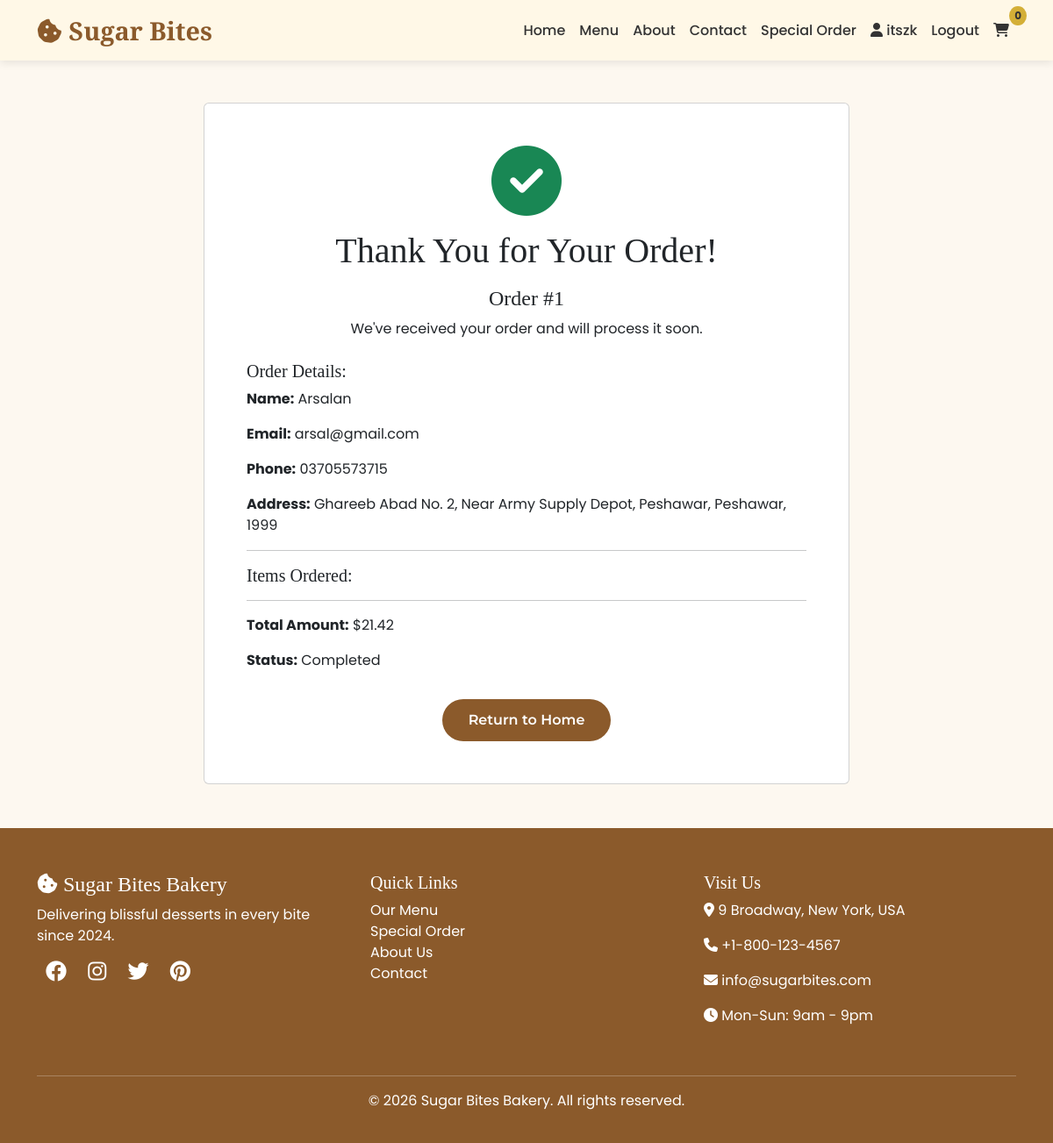
/order-confirmation/1/ (signed in), run on the app's committed database.
### bakery/models.py (models this page shows, shortened)
class CartOrder(models.Model):
    STATUS_CHOICES = [
        ('pending', 'Pending'),
        ('confirmed', 'Confirmed'),
        ('completed', 'Completed'),
        ('cancelled', 'Cancelled'),
    ]
    user = models.ForeignKey(User, on_delete=models.CASCADE, null=True, blank=True)
    customer_name = models.CharField(max_length=200)
    email = models.EmailField()
    phone = models.CharField(max_length=20)
    address = models.TextField()
    city = models.CharField(max_length=100)
    zip_code = models.CharField(max_length=20)
    items_json = models.TextField()
    total_amount = models.DecimalField(max_digits=10, decimal_places=2)
    status = models.CharField(max_length=20, choices=STATUS_CHOICES, default='pending')
    created_at = models.DateTimeField(auto_now_add=True)

### bakery/views.py (the view)
# urls.py: path('order-confirmation/<int:order_id>/', views.order_confirmation, name='order_confirmation'),
def order_confirmation(request, order_id):
    order = get_object_or_404(CartOrder, id=order_id)
    return render(request, 'bakery/order_confirmation.html', {'order': order})

### bakery/context_processors.py (called while the page is built)
def cart_count(request):
    cart = request.session.get('cart', {})
    count = sum(item['quantity'] for item in cart.values())
    return {'cart_count': count}

### bakery/templates/bakery/order_confirmation.html (shortened to what this page needs)
{% extends 'bakery/base.html' %}
{% block content %}
<div class="container my-5">
    <div class="row justify-content-center">
        <div class="col-md-8 text-center">
            <div class="card">
                <div class="card-body p-5">
                    <i class="fas fa-check-circle fa-5x text-success mb-3"></i>
                    <h1>Thank You for Your Order!</h1>
                    <h4 class="mt-3">Order #{{ order.id }}</h4>
                    <p>We've received your order and will process it soon.</p>
                    <div class="text-start mt-4">
                        <h5>Order Details:</h5>
                        <p><strong>Name:</strong> {{ order.customer_name }}</p>
                        <p><strong>Email:</strong> {{ order.email }}</p>
                        <p><strong>Phone:</strong> {{ order.phone }}</p>
                        <p><strong>Address:</strong> {{ order.address }}, {{ order.city }}, {{ order.zip_code }}</p>
                        <hr>
                        <h5>Items Ordered:</h5>
                        <hr>
                        <p><strong>Total Amount:</strong> ${{ order.total_amount|floatformat:2 }}</p>
                        <p><strong>Status:</strong> {{ order.get_status_display }}</p>
                    </div>
                    <a href="{% url 'home' %}" class="btn btn-primary mt-3">Return to Home</a>
                </div>
            </div>
        </div>
    </div>
</div>
{% endblock %}

### bakery/templates/bakery/base.html (shortened to what this page needs)
<!DOCTYPE html>
<html lang="en">
<head>
    <link href="https://cdn.jsdelivr.net/npm/bootstrap@5.3.0/dist/css/bootstrap.min.css" rel="stylesheet">
    <link rel="stylesheet" href="https://cdnjs.cloudflare.com/ajax/libs/font-awesome/6.4.0/css/all.min.css">
</head>
<body>
    <nav class="navbar navbar-expand-lg sticky-top">
        <div class="container">
            <a class="navbar-brand" href="/">
                <i class="fas fa-cookie-bite"></i> Sugar Bites
            </a>
            <div class="collapse navbar-collapse" id="navbarNav">
                <ul class="navbar-nav ms-auto">
                    <li class="nav-item">
                        <a class="nav-link" href="/">Home</a>
                    </li>
                    <li class="nav-item">
                        <a class="nav-link" href="/menu/">Menu</a>
                    </li>
                    <li class="nav-item">
                        <a class="nav-link" href="/about/">About</a>
                    </li>
                    <li class="nav-item">
                        <a class="nav-link" href="/contact/">Contact</a>
                    </li>
                    <li class="nav-item">
                        <a class="nav-link" href="/special-order/">Special Order</a>
                    </li>
                    {% if user.is_authenticated %}
                        <li class="nav-item">
                            <a class="nav-link" href="/profile/">
                                <i class="fas fa-user"></i> {{ user.username }}
                            </a>
                        </li>
                        <li class="nav-item">
                            <a class="nav-link" href="/logout/">Logout</a>
                        </li>
                    {% endif %}
                    <li class="nav-item">
                        <a class="nav-link cart-badge" href="/cart/">
                            <i class="fas fa-shopping-cart"></i>
                            <span class="cart-count" id="cartCount">0</span>
                        </a>
                    </li>
                </ul>
            </div>
        </div>
    </nav>
    {% block content %}{% endblock %}
    <footer class="footer">
        <div class="container">
            <div class="row">
                <div class="col-md-4 mb-4">
                    <h4><i class="fas fa-cookie-bite"></i> Sugar Bites Bakery</h4>
                    <p>Delivering blissful desserts in every bite since 2024.</p>
                    <div class="social-icons">
                        <a href="#"><i class="fab fa-facebook"></i></a>
                        <a href="#"><i class="fab fa-instagram"></i></a>
                        <a href="#"><i class="fab fa-twitter"></i></a>
                        <a href="#"><i class="fab fa-pinterest"></i></a>
                    </div>
                </div>
                <div class="col-md-4 mb-4">
                    <h5>Quick Links</h5>
                    <ul class="list-unstyled">
                        <li><a href="/menu/">Our Menu</a></li>
                        <li><a href="/special-order/">Special Order</a></li>
                        <li><a href="/about/">About Us</a></li>
                        <li><a href="/contact/">Contact</a></li>
                    </ul>
                </div>
                <div class="col-md-4 mb-4">
                    <h5>Visit Us</h5>
                    <p><i class="fas fa-map-marker-alt"></i> 9 Broadway, New York, USA</p>
                    <p><i class="fas fa-phone"></i> +1-800-123-4567</p>
                    <p><i class="fas fa-envelope"></i> info@sugarbites.com</p>
                    <p><i class="fas fa-clock"></i> Mon-Sun: 9am - 9pm</p>
                </div>
            </div>
            <hr class="bg-light">
            <div class="text-center">
                <p>&copy; 2026 Sugar Bites Bakery. All rights reserved.</p>
            </div>
        </div>
    </footer>
</body>
</html>

### bakery/templates/bakery/base.html (style rules this page uses)
:root { --warm-brown: #8B5A2B; --cream: #FFF8E7; --gold: #D4AF37; --dark-gray: #333333; --light-cream: #FDF8F0; --honey: #F0A500; --caramel: #C47B2E; }
* { font-family: 'Poppins', sans-serif; }
h1, h2, h3, h4, h5, h6 { font-family: 'Playfair Display', serif; }
.btn { font-family: 'Montserrat', sans-serif; }
body { background-color: var(--light-cream); color: var(--dark-gray); }
.navbar { background-color: var(--cream); box-shadow: 0 2px 10px rgba(0,0,0,0.1); }
.navbar-brand { font-family: 'Playfair Display', serif; font-weight: 700; font-size: 1.8rem; color: var(--warm-brown) !important; }
.nav-link { color: var(--dark-gray) !important; font-weight: 500; transition: color 0.3s; position: relative; }
.nav-link::after { content: ''; position: absolute; bottom: -5px; left: 0; width: 0; height: 2px; background: var(--gold); transition: width 0.3s ease; }
.btn-primary { background-color: var(--warm-brown); border: none; padding: 12px 30px; border-radius: 30px; font-weight: 600; transition: transform 0.3s, box-shadow 0.3s; position: relative; overflow: hidden; }
.footer { background-color: var(--warm-brown); color: white; padding: 50px 0 20px; margin-top: 50px; }
.footer a { color: white; text-decoration: none; transition: all 0.3s ease; }
.social-icons i { font-size: 1.5rem; margin: 0 10px; transition: all 0.3s cubic-bezier(0.2, 0.9, 0.4, 1.1); }
.cart-badge { position: relative; }
.cart-count { position: absolute; top: -8px; right: -12px; background-color: var(--gold); color: var(--dark-gray); border-radius: 50%; padding: 2px 6px; font-size: 12px; font-weight: bold; transition: all 0.3s ease; }
body > div:not(.navbar):not(footer) { animation: pageFadeIn 0.6s cubic-bezier(0.2, 0.9, 0.4, 1.1); }
html { scroll-behavior: smooth; }

### data on the page
CartOrder: id "1", customer_name "Arsalan", email "arsal@gmail.com", phone "03705573715", address "Ghareeb Abad No. 2, Near Army Supply Depot, Peshawar", city "Peshawar", zip_code "1999", total_amount "21.42", status "Completed"

### other printed values
{{ user.username }} "itszk"
